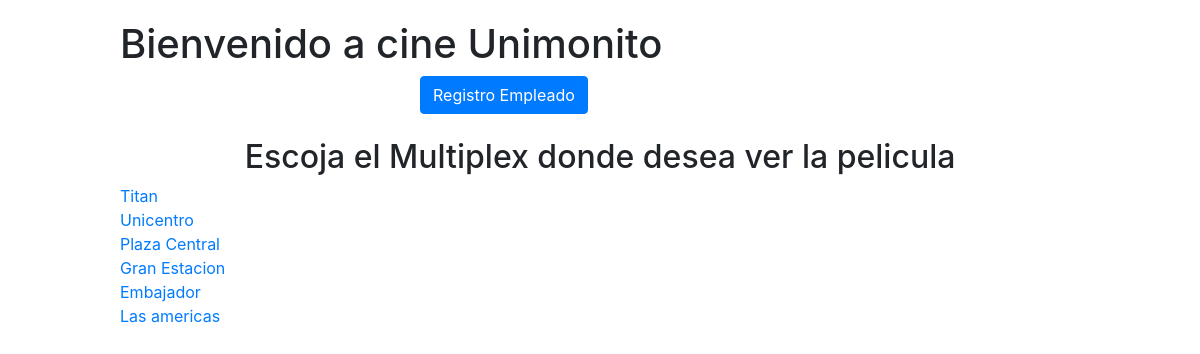
The page / on the database its author committed.
### tables this page shows
CREATE TABLE `multiplex` (
  `idMultiplex` int(11) NOT NULL,
  `nombre_multiplex` varchar(45) NOT NULL
);

### DataBase.php (called while the page is built, shortened)
<?php
class DataBase {
    private $usuario;
    private $contraseña;
    private $servidor;
    private $nomBD;
    private $link;
    function DataBase() {
        $this->usuario = "root";
        $this->contraseña = "";
        $this->servidor = "localhost";
        $this->nomBD = "cinema1";
        $this->link = "";
    }
    function Conectar() {
        $this->link = mysqli_connect($this->servidor, $this->usuario, $this->contraseña);
        mysqli_select_db($this->link, $this->nomBD);
    }
    function consultar($tabla = "", $campo = "", $dato = "") {
        if ($campo == "") {
            $query = " select * from " . $tabla;
        } else if ($dato == "") {
            $query = "select " . $campo . " from " . $tabla;
        } else {
            $query = "select * from " . $tabla . " where " . $campo . " = " . $dato;
        }
        $res = mysqli_query($this->link, $query);
        return $res;
    }
}

### index.php (the view, shortened to what this page needs)
<!DOCTYPE html>
<html>
    <head>
        <link href="css/Style.css" type="text/css" rel="stylesheet">
        <link rel="stylesheet" href="https://stackpath.bootstrapcdn.com/bootstrap/4.3.1/css/bootstrap.min.css">
    </head>
    <body>
        <div id="inicio">
            <h1>Bienvenido a cine Unimonito</h1>
            <button type="button" class="btn btn-primary" onclick="location = 'RegistroEmpleado.php'">Registro Empleado</button>
            <br><br><div>
                <h2>Escoja el Multiplex donde desea ver la pelicula</h2>
                <form method="post" action="Control.php">
                        <?php
                        require_once 'DataBase.php';
                        $db = new DataBase();
                        $db->Conectar();
                        $res = $db->consultar("multiplex");
                        while ($row = mysqli_fetch_array($res)) {
                        $idMultiplex = $row[0];
                        $nombre = $row[1];
                        ?>
                        <div class="button"><span> <a  name="detalle" id="detalle" class="details" href="Salas.php?idMultiplex=<?php echo $idMultiplex; ?>" ><?php echo $nombre ?></a></span></div>
                        <?php } ?>
                </form>
            </div>
        </div>
    </body>
</html>

### css/Style.css (style rules this page uses)
html,body { height: 100%; }
#inicio { width: 80%; margin: auto; margin-top: 20px; margin-bottom: 40px; }
h1 { float: left; text-align: center; margin-top: 20px; }
button { padding-left: 20px; margin-left: 30px; }
h2 { text-align: center; }
.btn-primary { margin-left: 300px; }

### rows shown on the page
multiplex: nombre_multiplex "Titan"
multiplex: nombre_multiplex "Unicentro"
multiplex: nombre_multiplex "Plaza Central"
multiplex: nombre_multiplex "Gran Estacion"
multiplex: nombre_multiplex "Embajador"
multiplex: nombre_multiplex "Las americas"
